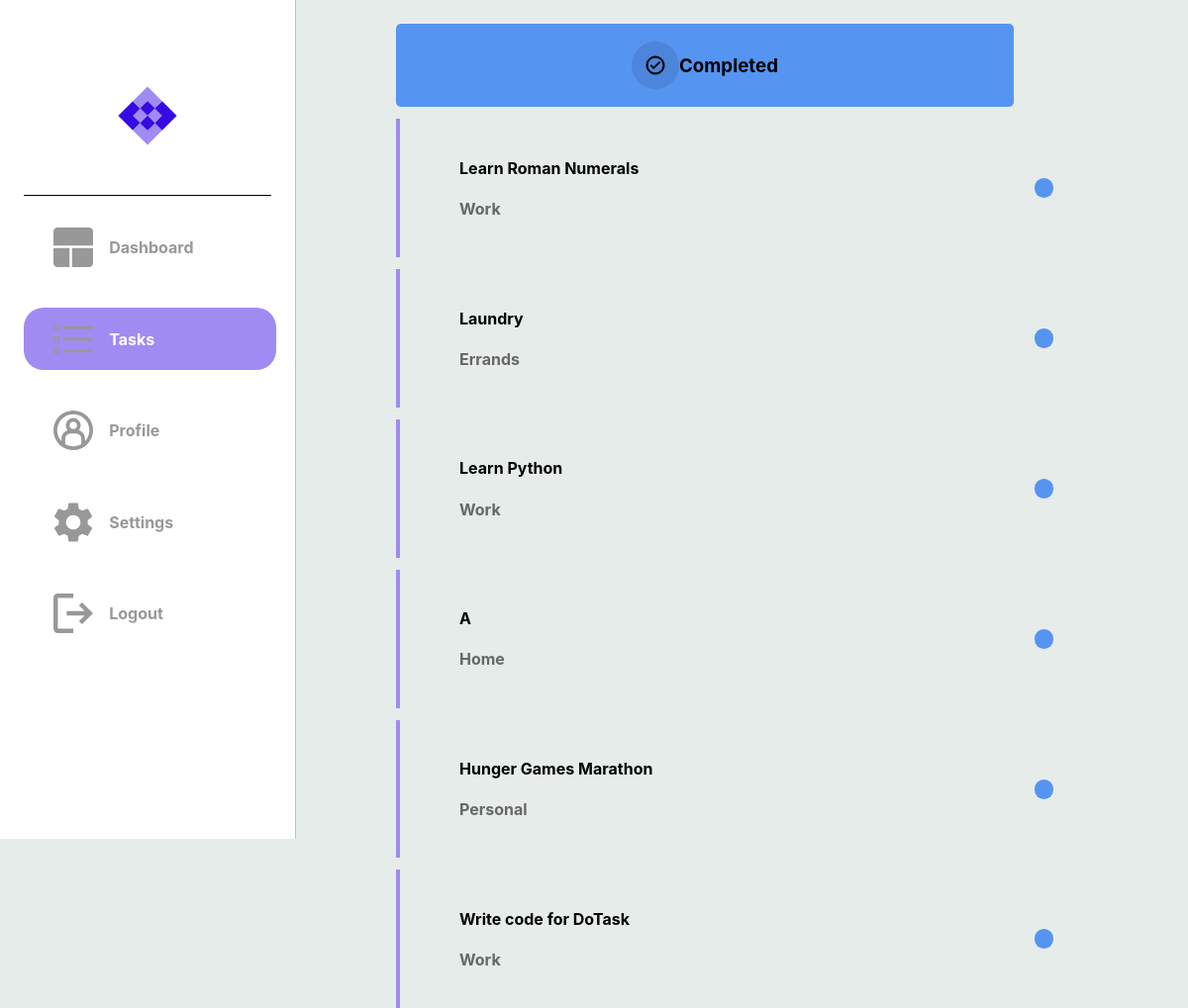
/completed_tasks (signed in), run on an earlier commit of the app's database.
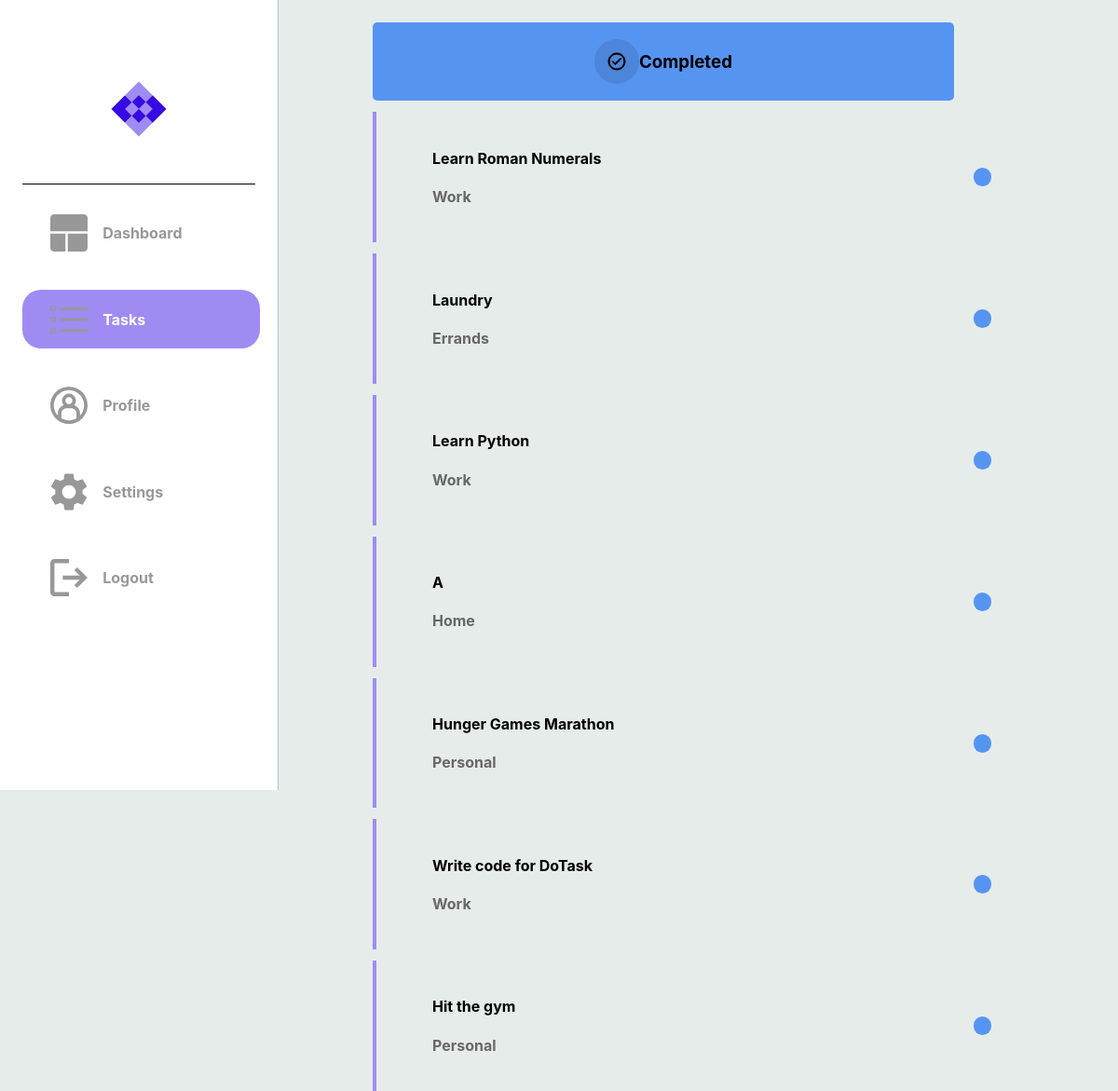
And on a later commit of the database.
### dotask/models.py (models this page shows)
class Task(db.Model):
    __tablename__ = "task"
    id = db.Column(db.Integer, primary_key=True)
    title = db.Column(db.String(100), nullable=False)
    description = db.Column(db.String(400), nullable=False)
    due_date = db.Column(db.Date, nullable=False)
    status = db.Column(Enum(TaskStatus))
    tag = db.Column(Enum(TaskTag))
    user_id = db.Column(db.Integer, db.ForeignKey('user.id'), nullable=False)
    user = relationship('User', back_populates='tasks')

### dotask/routes.py (the view)
@app.route("/completed_tasks")
@login_required
def hello_completed_tasks():
    tasks = Task.query.filter_by(user_id=current_user.id).all()
    if tasks:
        return render_template("completed_tasks.html", tasks=tasks)
    else:
        return render_template("completed_tasks.html")

### dotask/routes.py (called while the page is built)
@app.after_request
def after_request(response):
    response.headers["Cache-Control"] = "no-cache, no-store, must-revalidate"
    return response

@login_manager.user_loader
def load_user(user_id):
    return User.query.get(user_id)

### dotask/templates/completed_tasks.html (shortened to what this page needs)
{% extends "layout.html" %}
{% block head %}
    <link rel="stylesheet" {% block css_tab_colour %} href="../static/page_css_folder/tasks.css" {% endblock %}/>
{% endblock %}
{% block categories %}
    <div class="cate-container-2">
        <img src="../static/completed.svg">
        <h3>Completed</h3>
    </div>
{% endblock categories %}
{% block tasks %}
        {% if tasks %}
            {% for task in tasks %}
                {% if task.status.name == 'Completed' %}
                    <a href="{{ url_for('hello_each_task', task_id=task['id']) }}">
                        <div class="message-box">
                            <div class="message">
                                <h4> {{ task['title'] }} </h4>
                                <h4 style="color: #676767;"> {{ task.tag.name }} </h4>
                            </div>
                            <div class="message-dot {% if task.status.name == 'In_Progress' %}progress-task
                                {% elif task.status.name == 'Completed' %}completed-task
                                {% elif task.status.name == 'Cancelled' %}cancelled-task
                                {% else %}unknown-task
                                {% endif %}">
                            </div>
                        </div>
                    </a>
                {% endif %}
            {% endfor %}
            {% else %}
                <div class="message-box">
                    <div class="message">
                        <h2>No Tasks Yet</h2>
                    </div>
                </div>
        {% endif %}
    {% endblock tasks %}

### dotask/templates/layout.html (shortened to what this page needs)
<!DOCTYPE html>
<html lang="en">
<head>
    <link rel="stylesheet" type="text/css" href="../static/fonts.css">
    <link rel="stylesheet" href="../static/layout.css" />
    {% block head %}{% endblock %}
</head>
<body>
    <div class="sidebar">
        <div id="logo">
            <img src="../static/Logo.svg" height="60px" width="60px">
        </div>
        <div>
            {% block dash_image_colour %}
            <a class="a1" href="{{ url_for('hello_dashboard') }}">
            <div id="logos">
                <img class="imgs" src="../static/dashboard.svg">
                <h4 class="sidebar-text">Dashboard</h4>
            </div>
            </a>
            {% endblock dash_image_colour %}
        </div>
        <div>
            {% block task_image_colour %}
            <a class="a2" href="{{ url_for('hello_tasks') }}">
            <div id="logos">
                <img class="imgs" src="../static/tasks.svg">
                <h4 class="sidebar-text">Tasks</h4>
            </div>
            </a>
            {% endblock task_image_colour %}
        </div>
        <div>
            {% block profile_image_colour %}
            <a class="a3" href="{{ url_for('hello_profile') }}">
            <div id="logos">
                <img class="imgs" src="../static/profile.svg">
                <h4 class="sidebar-text">Profile</h4>
            </div>
            </a>
            {% endblock profile_image_colour %}
        </div>
        <div>
            {% block settings_image_colour %}
            <a class="a4" href="{{ url_for('hello_settings') }}">
            <div id="logos">
                <img class="imgs" src="../static/settings.svg">
                <h4 class="sidebar-text">Settings</h4>
            </div>
            </a>
            {% endblock settings_image_colour %}
        </div>
        <div>
            <a href="{{ url_for('hello_logout') }}">
            <div id="logos">
                <img class="imgs" src="../static/logout.svg">
                <h4 class="sidebar-text">Logout</h4>
            </div>
            </a>
        </div>
    </div>
    <div id="content">
        {% block categories %}
        {% endblock categories %}
        {% block tasks %}
        {% endblock tasks %}
    </div>
</body>
</html>

### dotask/static/layout.css (style rules this page uses)
@media (min-width: 768px) { body { margin: auto; padding: auto; background-color: #E5ECEA; display: flex; font-family: inter; } }
@media (min-width: 768px) { .sidebar { width: 250px; height: 100vh; padding: 2%; background-color: #FFFFFF; border-right: 1px #B5C2CA solid; position: fixed; display: block; justify-content: space-evenly; align-items: top; } }
@media (min-width: 768px) { .sidebar > div:nth-child(1) { display: none; } }
@media (min-width: 768px) { .sidebar > div { width: 100%; height: 10%; margin: 5% auto; border-radius: 20px; display: flex; justify-content: start; align-items: center; font-family: inter; } }
@media (min-width: 768px) { a { text-decoration: none; color: black; } }
@media (min-width: 768px) { .sidebar > div > a { width: 90%; text-decoration: none; } }
@media (min-width: 768px) { .sidebar > div > a > div { width: 100%; height: 10%; padding-left: 30px; margin: 5% auto; border-radius: 20px; } }
@media (min-width: 768px) { #logo { width: 100%; height: 20%; display: flex; justify-content: center; border-radius: 0px; border-bottom: 1px black solid; } }
@media (min-width: 768px) { #logos { width: 100%; display: grid; grid-template-columns: 1fr 3fr; align-items: center; } }
@media (min-width: 768px) { .sidebar-text { color: #989898; font-size: 1rem; } }
@media (min-width: 768px) { .imgs { height: 40px; width: 40px; } }
@media (min-width: 768px) { #content { width: 600px; display: block; margin-top: 2%; padding-left: 400px; } }

### dotask/static/page_css_folder/tasks.css (style rules this page uses)
.a2 > div { background-color: #A08BF2; width: 100%; height: 10%; padding-left: 30px; margin: 5% auto; border-radius: 20px; color: white; }
.a2 > div > h4 { color: white; }
.a2 > div > img { fill: #FFFFFF; }
.message-box { width: 100%; display: flex; margin-top: 2%; padding-right: 10%; padding-left: 10%; padding-top: 3%; padding-bottom: 3%; border-left: 4px solid #A08BF2; display: flex; justify-content: center; align-items: center; }
.message { width: 100%; border-radius: 5px; display: block; justify-content: center; align-items: center; }
.message-dot { width: 20px; height: 20px; border-radius: 50px; }
.completed-task { background-color: #5694F2; }
.cate-container-2 { background-color: #5694F2; width: 100%; padding: 2%; border-radius: 5px; display: flex; justify-content: center; align-items: center; }

What changed in the data, as far as the page shows it:
added Task: title "Hit the gym", tag.name "Personal"
